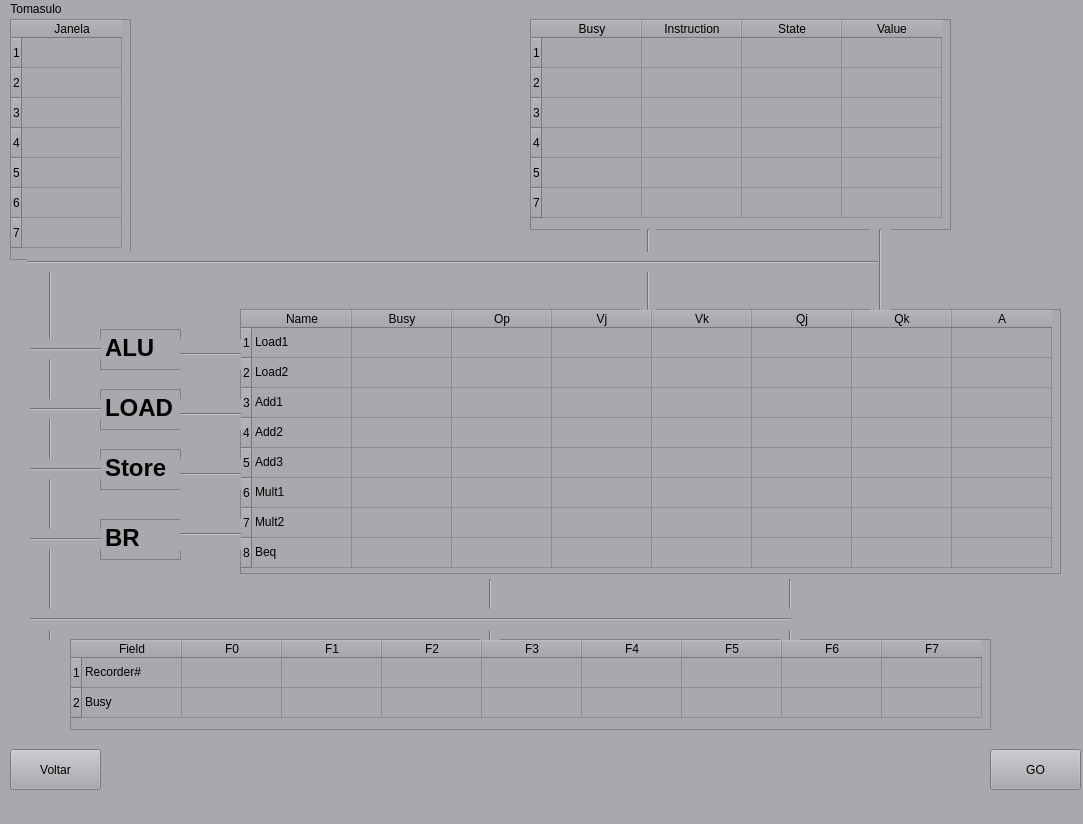
<?xml version="1.0" encoding="UTF-8"?>
<ui version="4.0">
 <class>MainWindow</class>
 <widget class="QMainWindow" name="MainWindow">
  <property name="geometry">
   <rect>
    <x>0</x>
    <y>0</y>
    <width>1083</width>
    <height>824</height>
   </rect>
  </property>
  <property name="sizePolicy">
   <sizepolicy hsizetype="Maximum" vsizetype="Minimum">
    <horstretch>0</horstretch>
    <verstretch>0</verstretch>
   </sizepolicy>
  </property>
  <property name="windowTitle">
   <string>MainWindow</string>
  </property>
  <property name="styleSheet">
   <string notr="true">background-color: rgb(168, 169, 173);
color: rgb(0, 0, 0);
</string>
  </property>
  <widget class="QWidget" name="centralwidget">
   <widget class="QPushButton" name="goButton">
    <property name="geometry">
     <rect>
      <x>990</x>
      <y>730</y>
      <width>91</width>
      <height>41</height>
     </rect>
    </property>
    <property name="text">
     <string>GO</string>
    </property>
   </widget>
   <widget class="QPushButton" name="pushButton">
    <property name="geometry">
     <rect>
      <x>10</x>
      <y>730</y>
      <width>91</width>
      <height>41</height>
     </rect>
    </property>
    <property name="text">
     <string>Voltar</string>
    </property>
   </widget>
   <widget class="QTableWidget" name="tableWidget">
    <property name="geometry">
     <rect>
      <x>10</x>
      <y>0</y>
      <width>121</width>
      <height>241</height>
     </rect>
    </property>
    <property name="maximumSize">
     <size>
      <width>121</width>
      <height>16777215</height>
     </size>
    </property>
    <property name="styleSheet">
     <string notr="true">color: rgb(0, 0, 0);</string>
    </property>
    <row>
     <property name="text">
      <string>1</string>
     </property>
    </row>
    <row>
     <property name="text">
      <string>2</string>
     </property>
    </row>
    <row>
     <property name="text">
      <string>3</string>
     </property>
    </row>
    <row>
     <property name="text">
      <string>4</string>
     </property>
    </row>
    <row>
     <property name="text">
      <string>5</string>
     </property>
    </row>
    <row>
     <property name="text">
      <string>6</string>
     </property>
    </row>
    <row>
     <property name="text">
      <string>7</string>
     </property>
    </row>
    <column>
     <property name="text">
      <string>Janela</string>
     </property>
    </column>
    <item row="0" column="0">
     <property name="text">
      <string/>
     </property>
     <property name="font">
      <font>
       <pointsize>100</pointsize>
      </font>
     </property>
    </item>
   </widget>
   <widget class="QTableWidget" name="tableWidget_2">
    <property name="geometry">
     <rect>
      <x>240</x>
      <y>290</y>
      <width>821</width>
      <height>265</height>
     </rect>
    </property>
    <row>
     <property name="text">
      <string>1</string>
     </property>
    </row>
    <row>
     <property name="text">
      <string>2</string>
     </property>
    </row>
    <row>
     <property name="text">
      <string>3</string>
     </property>
    </row>
    <row>
     <property name="text">
      <string>4</string>
     </property>
    </row>
    <row>
     <property name="text">
      <string>5</string>
     </property>
    </row>
    <row>
     <property name="text">
      <string>6</string>
     </property>
    </row>
    <row>
     <property name="text">
      <string>7</string>
     </property>
    </row>
    <row>
     <property name="text">
      <string>8</string>
     </property>
    </row>
    <column>
     <property name="text">
      <string>Name</string>
     </property>
    </column>
    <column>
     <property name="text">
      <string>Busy</string>
     </property>
    </column>
    <column>
     <property name="text">
      <string>Op</string>
     </property>
    </column>
    <column>
     <property name="text">
      <string>Vj</string>
     </property>
    </column>
    <column>
     <property name="text">
      <string>Vk</string>
     </property>
    </column>
    <column>
     <property name="text">
      <string>Qj</string>
     </property>
    </column>
    <column>
     <property name="text">
      <string>Qk</string>
     </property>
    </column>
    <column>
     <property name="text">
      <string>A</string>
     </property>
    </column>
    <item row="0" column="0">
     <property name="text">
      <string>Load1</string>
     </property>
    </item>
    <item row="1" column="0">
     <property name="text">
      <string>Load2</string>
     </property>
    </item>
    <item row="2" column="0">
     <property name="text">
      <string>Add1</string>
     </property>
    </item>
    <item row="3" column="0">
     <property name="text">
      <string>Add2</string>
     </property>
    </item>
    <item row="4" column="0">
     <property name="text">
      <string>Add3</string>
     </property>
    </item>
    <item row="5" column="0">
     <property name="text">
      <string>Mult1</string>
     </property>
    </item>
    <item row="6" column="0">
     <property name="text">
      <string>Mult2</string>
     </property>
    </item>
    <item row="7" column="0">
     <property name="text">
      <string>Beq</string>
     </property>
    </item>
   </widget>
   <widget class="QTableWidget" name="tableWidget_3">
    <property name="geometry">
     <rect>
      <x>530</x>
      <y>0</y>
      <width>421</width>
      <height>211</height>
     </rect>
    </property>
    <row>
     <property name="text">
      <string>1</string>
     </property>
    </row>
    <row>
     <property name="text">
      <string>2</string>
     </property>
    </row>
    <row>
     <property name="text">
      <string>3</string>
     </property>
    </row>
    <row>
     <property name="text">
      <string>4</string>
     </property>
    </row>
    <row>
     <property name="text">
      <string>5</string>
     </property>
    </row>
    <row>
     <property name="text">
      <string>7</string>
     </property>
    </row>
    <column>
     <property name="text">
      <string>Busy</string>
     </property>
    </column>
    <column>
     <property name="text">
      <string>Instruction</string>
     </property>
    </column>
    <column>
     <property name="text">
      <string>State</string>
     </property>
    </column>
    <column>
     <property name="text">
      <string>Value</string>
     </property>
    </column>
   </widget>
   <widget class="QTableWidget" name="tableWidget_4">
    <property name="geometry">
     <rect>
      <x>70</x>
      <y>620</y>
      <width>921</width>
      <height>91</height>
     </rect>
    </property>
    <row>
     <property name="text">
      <string>1</string>
     </property>
    </row>
    <row>
     <property name="text">
      <string>2</string>
     </property>
    </row>
    <column>
     <property name="text">
      <string>Field</string>
     </property>
    </column>
    <column>
     <property name="text">
      <string>F0</string>
     </property>
    </column>
    <column>
     <property name="text">
      <string>F1</string>
     </property>
    </column>
    <column>
     <property name="text">
      <string>F2</string>
     </property>
    </column>
    <column>
     <property name="text">
      <string>F3</string>
     </property>
    </column>
    <column>
     <property name="text">
      <string>F4</string>
     </property>
    </column>
    <column>
     <property name="text">
      <string>F5</string>
     </property>
    </column>
    <column>
     <property name="text">
      <string>F6</string>
     </property>
    </column>
    <column>
     <property name="text">
      <string>F7</string>
     </property>
    </column>
    <item row="0" column="0">
     <property name="text">
      <string>Recorder#</string>
     </property>
    </item>
    <item row="1" column="0">
     <property name="text">
      <string>Busy</string>
     </property>
    </item>
   </widget>
   <widget class="QTextEdit" name="textEdit">
    <property name="geometry">
     <rect>
      <x>100</x>
      <y>310</y>
      <width>81</width>
      <height>41</height>
     </rect>
    </property>
    <property name="html">
     <string>&lt;!DOCTYPE HTML PUBLIC &quot;-//W3C//DTD HTML 4.0//EN&quot; &quot;http://www.w3.org/TR/REC-html40/strict.dtd&quot;&gt;
&lt;html&gt;&lt;head&gt;&lt;meta name=&quot;qrichtext&quot; content=&quot;1&quot; /&gt;&lt;meta charset=&quot;utf-8&quot; /&gt;&lt;style type=&quot;text/css&quot;&gt;
p, li { white-space: pre-wrap; }
hr { height: 1px; border-width: 0; }
li.unchecked::marker { content: &quot;\2610&quot;; }
li.checked::marker { content: &quot;\2612&quot;; }
&lt;/style&gt;&lt;/head&gt;&lt;body style=&quot; font-family:'Cantarell'; font-size:11pt; font-weight:400; font-style:normal;&quot;&gt;
&lt;p style=&quot; margin-top:0px; margin-bottom:0px; margin-left:0px; margin-right:0px; -qt-block-indent:0; text-indent:0px;&quot;&gt;&lt;span style=&quot; font-size:18pt; font-weight:700;&quot;&gt;ALU&lt;/span&gt;&lt;/p&gt;&lt;/body&gt;&lt;/html&gt;</string>
    </property>
   </widget>
   <widget class="QTextEdit" name="textEdit_2">
    <property name="geometry">
     <rect>
      <x>100</x>
      <y>370</y>
      <width>81</width>
      <height>41</height>
     </rect>
    </property>
    <property name="html">
     <string>&lt;!DOCTYPE HTML PUBLIC &quot;-//W3C//DTD HTML 4.0//EN&quot; &quot;http://www.w3.org/TR/REC-html40/strict.dtd&quot;&gt;
&lt;html&gt;&lt;head&gt;&lt;meta name=&quot;qrichtext&quot; content=&quot;1&quot; /&gt;&lt;meta charset=&quot;utf-8&quot; /&gt;&lt;style type=&quot;text/css&quot;&gt;
p, li { white-space: pre-wrap; }
hr { height: 1px; border-width: 0; }
li.unchecked::marker { content: &quot;\2610&quot;; }
li.checked::marker { content: &quot;\2612&quot;; }
&lt;/style&gt;&lt;/head&gt;&lt;body style=&quot; font-family:'Cantarell'; font-size:11pt; font-weight:400; font-style:normal;&quot;&gt;
&lt;p style=&quot; margin-top:0px; margin-bottom:0px; margin-left:0px; margin-right:0px; -qt-block-indent:0; text-indent:0px;&quot;&gt;&lt;span style=&quot; font-size:18pt; font-weight:700;&quot;&gt;LOAD&lt;/span&gt;&lt;/p&gt;&lt;/body&gt;&lt;/html&gt;</string>
    </property>
   </widget>
   <widget class="QTextEdit" name="textEdit_3">
    <property name="geometry">
     <rect>
      <x>100</x>
      <y>430</y>
      <width>81</width>
      <height>41</height>
     </rect>
    </property>
    <property name="html">
     <string>&lt;!DOCTYPE HTML PUBLIC &quot;-//W3C//DTD HTML 4.0//EN&quot; &quot;http://www.w3.org/TR/REC-html40/strict.dtd&quot;&gt;
&lt;html&gt;&lt;head&gt;&lt;meta name=&quot;qrichtext&quot; content=&quot;1&quot; /&gt;&lt;meta charset=&quot;utf-8&quot; /&gt;&lt;style type=&quot;text/css&quot;&gt;
p, li { white-space: pre-wrap; }
hr { height: 1px; border-width: 0; }
li.unchecked::marker { content: &quot;\2610&quot;; }
li.checked::marker { content: &quot;\2612&quot;; }
&lt;/style&gt;&lt;/head&gt;&lt;body style=&quot; font-family:'Cantarell'; font-size:11pt; font-weight:400; font-style:normal;&quot;&gt;
&lt;p style=&quot; margin-top:0px; margin-bottom:0px; margin-left:0px; margin-right:0px; -qt-block-indent:0; text-indent:0px;&quot;&gt;&lt;span style=&quot; font-size:18pt; font-weight:700;&quot;&gt;Store&lt;/span&gt;&lt;/p&gt;&lt;/body&gt;&lt;/html&gt;</string>
    </property>
   </widget>
   <widget class="QTextEdit" name="textEdit_4">
    <property name="geometry">
     <rect>
      <x>100</x>
      <y>500</y>
      <width>81</width>
      <height>41</height>
     </rect>
    </property>
    <property name="html">
     <string>&lt;!DOCTYPE HTML PUBLIC &quot;-//W3C//DTD HTML 4.0//EN&quot; &quot;http://www.w3.org/TR/REC-html40/strict.dtd&quot;&gt;
&lt;html&gt;&lt;head&gt;&lt;meta name=&quot;qrichtext&quot; content=&quot;1&quot; /&gt;&lt;meta charset=&quot;utf-8&quot; /&gt;&lt;style type=&quot;text/css&quot;&gt;
p, li { white-space: pre-wrap; }
hr { height: 1px; border-width: 0; }
li.unchecked::marker { content: &quot;\2610&quot;; }
li.checked::marker { content: &quot;\2612&quot;; }
&lt;/style&gt;&lt;/head&gt;&lt;body style=&quot; font-family:'Cantarell'; font-size:11pt; font-weight:400; font-style:normal;&quot;&gt;
&lt;p style=&quot; margin-top:0px; margin-bottom:0px; margin-left:0px; margin-right:0px; -qt-block-indent:0; text-indent:0px;&quot;&gt;&lt;span style=&quot; font-size:18pt; font-weight:700;&quot;&gt;BR&lt;/span&gt;&lt;/p&gt;&lt;/body&gt;&lt;/html&gt;</string>
    </property>
   </widget>
   <widget class="Line" name="line">
    <property name="geometry">
     <rect>
      <x>40</x>
      <y>240</y>
      <width>20</width>
      <height>381</height>
     </rect>
    </property>
    <property name="orientation">
     <enum>Qt::Vertical</enum>
    </property>
   </widget>
   <widget class="Line" name="line_3">
    <property name="geometry">
     <rect>
      <x>30</x>
      <y>380</y>
      <width>71</width>
      <height>20</height>
     </rect>
    </property>
    <property name="orientation">
     <enum>Qt::Horizontal</enum>
    </property>
   </widget>
   <widget class="Line" name="line_4">
    <property name="geometry">
     <rect>
      <x>30</x>
      <y>320</y>
      <width>71</width>
      <height>20</height>
     </rect>
    </property>
    <property name="orientation">
     <enum>Qt::Horizontal</enum>
    </property>
   </widget>
   <widget class="Line" name="line_5">
    <property name="geometry">
     <rect>
      <x>30</x>
      <y>440</y>
      <width>71</width>
      <height>20</height>
     </rect>
    </property>
    <property name="orientation">
     <enum>Qt::Horizontal</enum>
    </property>
   </widget>
   <widget class="Line" name="line_6">
    <property name="geometry">
     <rect>
      <x>30</x>
      <y>510</y>
      <width>71</width>
      <height>20</height>
     </rect>
    </property>
    <property name="orientation">
     <enum>Qt::Horizontal</enum>
    </property>
   </widget>
   <widget class="Line" name="line_7">
    <property name="geometry">
     <rect>
      <x>180</x>
      <y>320</y>
      <width>61</width>
      <height>31</height>
     </rect>
    </property>
    <property name="orientation">
     <enum>Qt::Horizontal</enum>
    </property>
   </widget>
   <widget class="Line" name="line_8">
    <property name="geometry">
     <rect>
      <x>180</x>
      <y>380</y>
      <width>61</width>
      <height>31</height>
     </rect>
    </property>
    <property name="orientation">
     <enum>Qt::Horizontal</enum>
    </property>
   </widget>
   <widget class="Line" name="line_9">
    <property name="geometry">
     <rect>
      <x>180</x>
      <y>440</y>
      <width>61</width>
      <height>31</height>
     </rect>
    </property>
    <property name="orientation">
     <enum>Qt::Horizontal</enum>
    </property>
   </widget>
   <widget class="Line" name="line_10">
    <property name="geometry">
     <rect>
      <x>180</x>
      <y>500</y>
      <width>61</width>
      <height>31</height>
     </rect>
    </property>
    <property name="orientation">
     <enum>Qt::Horizontal</enum>
    </property>
   </widget>
   <widget class="Line" name="line_2">
    <property name="geometry">
     <rect>
      <x>640</x>
      <y>210</y>
      <width>16</width>
      <height>81</height>
     </rect>
    </property>
    <property name="orientation">
     <enum>Qt::Vertical</enum>
    </property>
   </widget>
   <widget class="Line" name="line_11">
    <property name="geometry">
     <rect>
      <x>870</x>
      <y>210</y>
      <width>21</width>
      <height>81</height>
     </rect>
    </property>
    <property name="orientation">
     <enum>Qt::Vertical</enum>
    </property>
   </widget>
   <widget class="Line" name="line_12">
    <property name="geometry">
     <rect>
      <x>480</x>
      <y>560</y>
      <width>20</width>
      <height>61</height>
     </rect>
    </property>
    <property name="orientation">
     <enum>Qt::Vertical</enum>
    </property>
   </widget>
   <widget class="Line" name="line_13">
    <property name="geometry">
     <rect>
      <x>780</x>
      <y>560</y>
      <width>20</width>
      <height>61</height>
     </rect>
    </property>
    <property name="orientation">
     <enum>Qt::Vertical</enum>
    </property>
   </widget>
   <widget class="Line" name="line_14">
    <property name="geometry">
     <rect>
      <x>30</x>
      <y>590</y>
      <width>761</width>
      <height>21</height>
     </rect>
    </property>
    <property name="orientation">
     <enum>Qt::Horizontal</enum>
    </property>
   </widget>
   <widget class="Line" name="line_15">
    <property name="geometry">
     <rect>
      <x>27</x>
      <y>233</y>
      <width>851</width>
      <height>20</height>
     </rect>
    </property>
    <property name="orientation">
     <enum>Qt::Horizontal</enum>
    </property>
   </widget>
  </widget>
  <widget class="QMenuBar" name="menubar">
   <property name="geometry">
    <rect>
     <x>0</x>
     <y>0</y>
     <width>1083</width>
     <height>23</height>
    </rect>
   </property>
   <widget class="QMenu" name="menuTomasulo">
    <property name="title">
     <string>Tomasulo</string>
    </property>
   </widget>
   <addaction name="menuTomasulo"/>
  </widget>
  <widget class="QStatusBar" name="statusbar"/>
 </widget>
 <resources/>
 <connections>
  <connection>
   <sender>goButton</sender>
   <signal>clicked()</signal>
   <receiver>MainWindow</receiver>
   <slot>rodar()</slot>
   <hints>
    <hint type="sourcelabel">
     <x>753</x>
     <y>635</y>
    </hint>
    <hint type="destinationlabel">
     <x>402</x>
     <y>337</y>
    </hint>
   </hints>
  </connection>
 </connections>
 <slots>
  <slot>rodar()</slot>
 </slots>
</ui>
